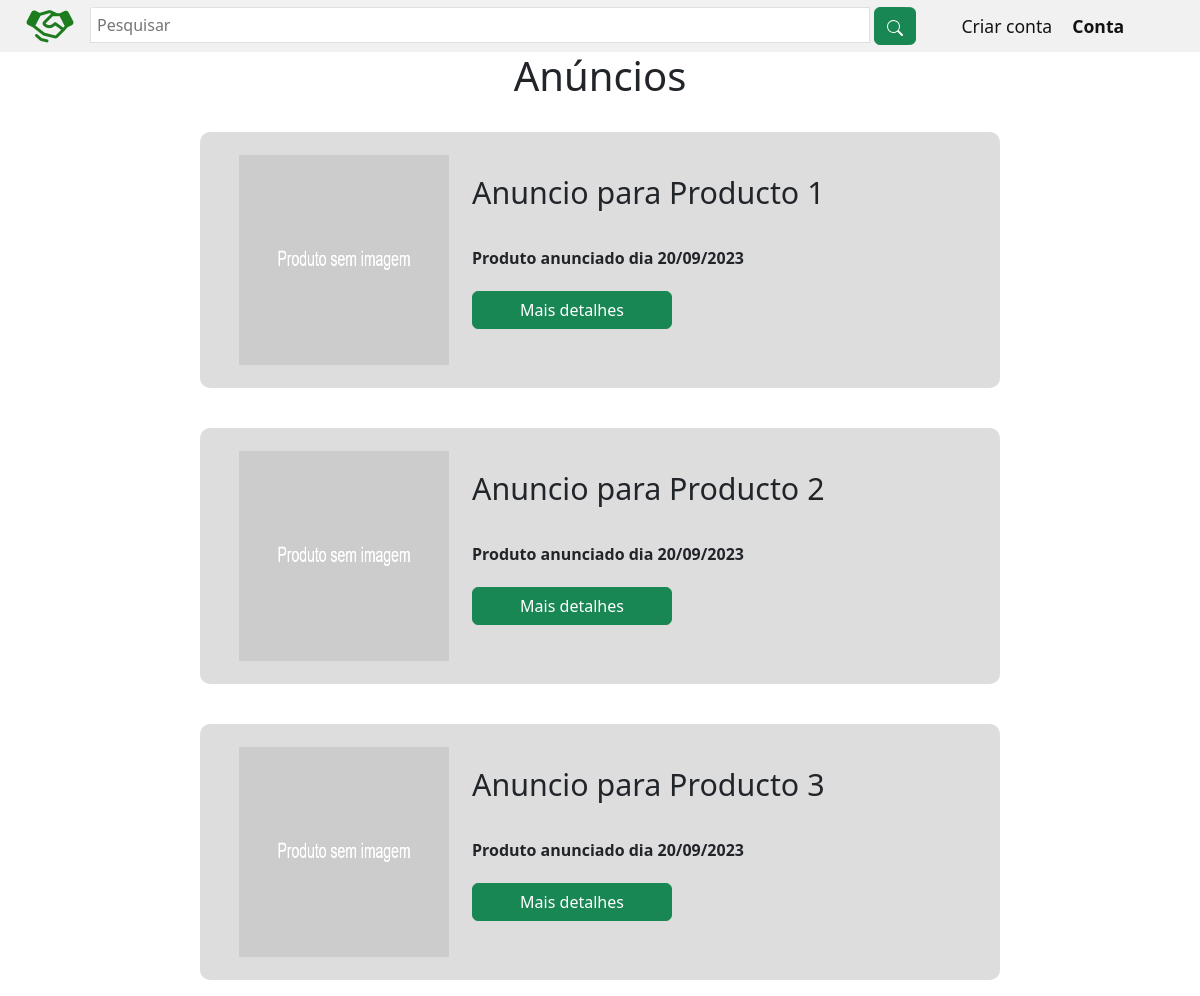
Page /pages/anuncios.php on the committed database.
### tables this page shows
CREATE TABLE IF NOT EXISTS `anuncios` (
    `id_anuncio` INT NOT NULL AUTO_INCREMENT,
    `id_usuario` INT NOT NULL,
    `id_categoria` INT NOT NULL,
    `nome_img` LONGTEXT,
    `nome_anuncio` VARCHAR(155) NOT NULL,
    `descricao` LONGTEXT,
    `status_anuncio` TINYINT,
    `createDate` DATETIME NOT NULL,
    `updateDate` DATETIME NULL DEFAULT NULL,
    PRIMARY KEY (`id_anuncio`),
    CONSTRAINT `fk_anuncios_usuarios` FOREIGN KEY (`id_usuario`) REFERENCES `usuarios` (`id_usuario`),
    CONSTRAINT `fk_anuncios_categorias` FOREIGN KEY (`id_categoria`) REFERENCES `categorias` (`id_categoria`)
);

### pages/anuncios.php (the view, shortened to what this page needs)
<?php
require_once '../config/conexao.php';
require_once 'header.php';
?>
<link rel="stylesheet" href="../assets/styles/anuncios.css">
<body>
    <section class="d-flex flex-wrap flex-column justify-content-center align-items-center col-12">
        <h1>Anúncios</h1>
        <?php
        $sql = "SELECT * FROM anuncios WHERE status_anuncio= '1'";
        $result = mysqli_query($conn, $sql);
        $num_anuncios = mysqli_num_rows($result);
        if ($num_anuncios > 0) {
            while ($anuncio = mysqli_fetch_assoc($result)) {
                $array_img = array();
                $img = '';
                if ($array_img[0] != '') {
                    $img = $array_img[0];
                } else {
                    $img = "../assets/img/produto_vazio.png";
                }
        ?>
                <div class="product_container mx-3 mt-4 mb-3 px-3 py-3 col-sm-11 col-md-10 col-lg-8">
                    <div class="product_image_container px-3">
                        <img src="<?php echo $img; ?>" alt="Imagem do produto">
                    </div>
                    <div class="product_description_container ml-5 col-sm-7 col-md-7 col-lg-8">
                        <h3><?php echo $anuncio['nome_anuncio']; ?></h3>
                        <p><span class="publication_date">Produto anunciado dia
                                <?php
                                $datetime = explode(" ", $anuncio['createDate']);
                                echo date('d/m/Y',  strtotime($datetime[0]));
                                ?>
                            </span></p>
                        <p><a href="produto.php?idAnuncio=<?php echo $anuncio['id_anuncio'] ?>"><button style="width: 200px;" type="submit" class="btn btn-success col-12">Mais detalhes</button></a></p>
                    </div>
                </div>
        <?php
            }
        } else {
            echo '<h4>Sem anuncios cadastrados...</h4>';
        }
        ?>
    </section>
</body>
</html>

### pages/header.php (shortened to what this page needs)
<?php
$id = '';
?>
<!DOCTYPE html>
<html lang="pt-br">
<head>
    <link href="https://cdn.jsdelivr.net/npm/bootstrap@5.3.1/dist/css/bootstrap.min.css" rel="stylesheet">
    <link rel="stylesheet" href="https://cdn.jsdelivr.net/npm/bootstrap-icons@1.10.5/font/bootstrap-icons.css" />
    <link rel="stylesheet" href="../assets/styles/global.css" />
</head>
<header class="main-header">
    <div class="container-header">
        <div class="logo-container">
            <div class="logo">
                <a href="\Desapegados\index.php">
                    <div class="logo_img"></div>
                </a>
            </div>
        </div>
        <div class="search-container">
            <input type="text" name="barra" id="barra" class="search-input" placeholder="Pesquisar">
            <div class="search-icon">
                <button class="btn btn-success ms-1" type="button" onclick="pesquisar()">
                </button>
            </div>
        </div>
        <?php
        if ($id == '') {
        ?>
            <div class="login-container d-flex">
                <p class="criar_conta"><span><a href="/Desapegados/pages/cadastro.php">Criar conta</a></span></p>
                <p class="conta"><a href="/Desapegados/pages/login.php">Conta</a></p>
            </div>
        <?php
        }
        ?>
    </div>
</header>

### assets/styles/global.css (style rules this page uses)
* { margin: 0; padding: 0; box-sizing: border-box; }
header { background-color: #f1f1f1; height: auto; color: aliceblue; width: 100%; padding: 1px 10px; }
.container-header { display: flex; align-items: center; width: 100%; }
.logo-container { height: auto; display: flex; justify-content: center; align-items: center; }
.logo { width: 80px; height: 50px; overflow: hidden; }
.logo_img { background-image: url("../img/logo_maos_desapegados.png"); background-repeat: no-repeat; background-size: cover; margin: auto; width: 3em; height: 3em; }
.search-container { width: 70%; display: flex; height: 60%; justify-content: space-between; border-radius: 2%; overflow: hidden; }
.search-input { width: 100%; min-width: 90px; height: 100%; border: 1px solid rgba(48, 48, 48, 0.151); outline: none; padding: 6px; font-size: 1rem; }
.login-container { margin: auto 3%; }
.login-container p { margin: 0 10px; }
.login-container a, .login-container p { text-decoration: none; color: #131313; }
.conta { font-weight: 900; }
.criar_conta, .conta { font-size: 1.1rem; white-space: nowrap; }
.main-header { display: flex; justify-content: space-around; align-items: center; }

### assets/styles/anuncios.css (style rules this page uses)
.product_container { border-radius: 10px; background-color: #dddddd; display: flex; justify-content: space-between; transition: 0.3s ease-in-out; }
.product_image_container img { width: 14em; height: 14em; border-radius: 8px; padding: 3%; }
.product_description_container { display: flex; flex-direction: column; justify-content: center; }
.product_description_container h3 { font-size: 1.9em; }
.product_description_container p { margin-top: 5px; }
.publication_date { font-weight: 600; }

### rows in the picture
anuncios: nome_anuncio "Anuncio para Producto 1", createDate "20/09/2023"
anuncios: nome_anuncio "Anuncio para Producto 2", createDate "20/09/2023"
anuncios: nome_anuncio "Anuncio para Producto 3", createDate "20/09/2023"
